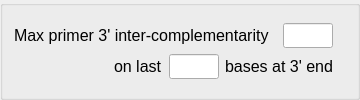
           <widget class="QGroupBox" name="groupBox_7">
            <property name="title">
             <string/>
            </property>
            <layout class="QGridLayout" name="gridLayout_6">
             <item row="0" column="0">
              <layout class="QVBoxLayout" name="verticalLayout_4">
               <item>
                <layout class="QHBoxLayout" name="horizontalLayout_10">
                 <item>
                  <widget class="QLabel" name="label_21">
                   <property name="sizePolicy">
                    <sizepolicy hsizetype="Expanding" vsizetype="Fixed">
                     <horstretch>0</horstretch>
                     <verstretch>0</verstretch>
                    </sizepolicy>
                   </property>
                   <property name="minimumSize">
                    <size>
                     <width>0</width>
                     <height>20</height>
                    </size>
                   </property>
                   <property name="font">
                    <font>
                     <pointsize>12</pointsize>
                    </font>
                   </property>
                   <property name="text">
                    <string>Max primer 3' inter-complementarity</string>
                   </property>
                  </widget>
                 </item>
                 <item>
                  <widget class="QLineEdit" name="lineEdit_max3PrPrComp">
                   <property name="sizePolicy">
                    <sizepolicy hsizetype="Fixed" vsizetype="Fixed">
                     <horstretch>0</horstretch>
                     <verstretch>0</verstretch>
                    </sizepolicy>
                   </property>
                   <property name="minimumSize">
                    <size>
                     <width>50</width>
                     <height>25</height>
                    </size>
                   </property>
                   <property name="maximumSize">
                    <size>
                     <width>50</width>
                     <height>16777215</height>
                    </size>
                   </property>
                  </widget>
                 </item>
                 <item>
                  <widget class="QLabel" name="label_22">
                   <property name="sizePolicy">
                    <sizepolicy hsizetype="Fixed" vsizetype="Fixed">
                     <horstretch>0</horstretch>
                     <verstretch>0</verstretch>
                    </sizepolicy>
                   </property>
                   <property name="minimumSize">
                    <size>
                     <width>0</width>
                     <height>20</height>
                    </size>
                   </property>
                   <property name="text">
                    <string/>
                   </property>
                  </widget>
                 </item>
                </layout>
               </item>
               <item>
                <layout class="QHBoxLayout" name="horizontalLayout_16">
                 <item>
                  <spacer name="verticalSpacer">
                   <property name="orientation">
                    <enum>Qt::Vertical</enum>
                   </property>
                   <property name="sizeType">
                    <enum>QSizePolicy::Fixed</enum>
                   </property>
                   <property name="sizeHint" stdset="0">
                    <size>
                     <width>100</width>
                     <height>20</height>
                    </size>
                   </property>
                  </spacer>
                 </item>
                 <item>
                  <layout class="QHBoxLayout" name="horizontalLayout_14">
                   <item>
                    <widget class="QLabel" name="label_29">
                     <property name="sizePolicy">
                      <sizepolicy hsizetype="Expanding" vsizetype="Fixed">
                       <horstretch>0</horstretch>
                       <verstretch>0</verstretch>
                      </sizepolicy>
                     </property>
                     <property name="minimumSize">
                      <size>
                       <width>0</width>
                       <height>20</height>
                      </size>
                     </property>
                     <property name="font">
                      <font>
                       <pointsize>12</pointsize>
                      </font>
                     </property>
                     <property name="text">
                      <string>on last</string>
                     </property>
                    </widget>
                   </item>
                   <item>
                    <widget class="QLineEdit" name="lineEdit_interBase3end">
                     <property name="sizePolicy">
                      <sizepolicy hsizetype="Fixed" vsizetype="Fixed">
                       <horstretch>0</horstretch>
                       <verstretch>0</verstretch>
                      </sizepolicy>
                     </property>
                     <property name="minimumSize">
                      <size>
                       <width>50</width>
                       <height>25</height>
                      </size>
                     </property>
                     <property name="maximumSize">
                      <size>
                       <width>50</width>
                       <height>16777215</height>
                      </size>
                     </property>
                    </widget>
                   </item>
                   <item>
                    <widget class="QLabel" name="label_30">
                     <property name="sizePolicy">
                      <sizepolicy hsizetype="Fixed" vsizetype="Fixed">
                       <horstretch>0</horstretch>
                       <verstretch>0</verstretch>
                      </sizepolicy>
                     </property>
                     <property name="minimumSize">
                      <size>
                       <width>0</width>
                       <height>20</height>
                      </size>
                     </property>
                     <property name="font">
                      <font>
                       <pointsize>12</pointsize>
                      </font>
                     </property>
                     <property name="text">
                      <string>bases at 3' end</string>
                     </property>
                    </widget>
                   </item>
                   <item>
                    <widget class="QLabel" name="label_36">
                     <property name="sizePolicy">
                      <sizepolicy hsizetype="Fixed" vsizetype="Fixed">
                       <horstretch>0</horstretch>
                       <verstretch>0</verstretch>
                      </sizepolicy>
                     </property>
                     <property name="minimumSize">
                      <size>
                       <width>0</width>
                       <height>20</height>
                      </size>
                     </property>
                     <property name="text">
                      <string/>
                     </property>
                    </widget>
                   </item>
                  </layout>
                 </item>
                </layout>
               </item>
              </layout>
             </item>
            </layout>
           </widget>
